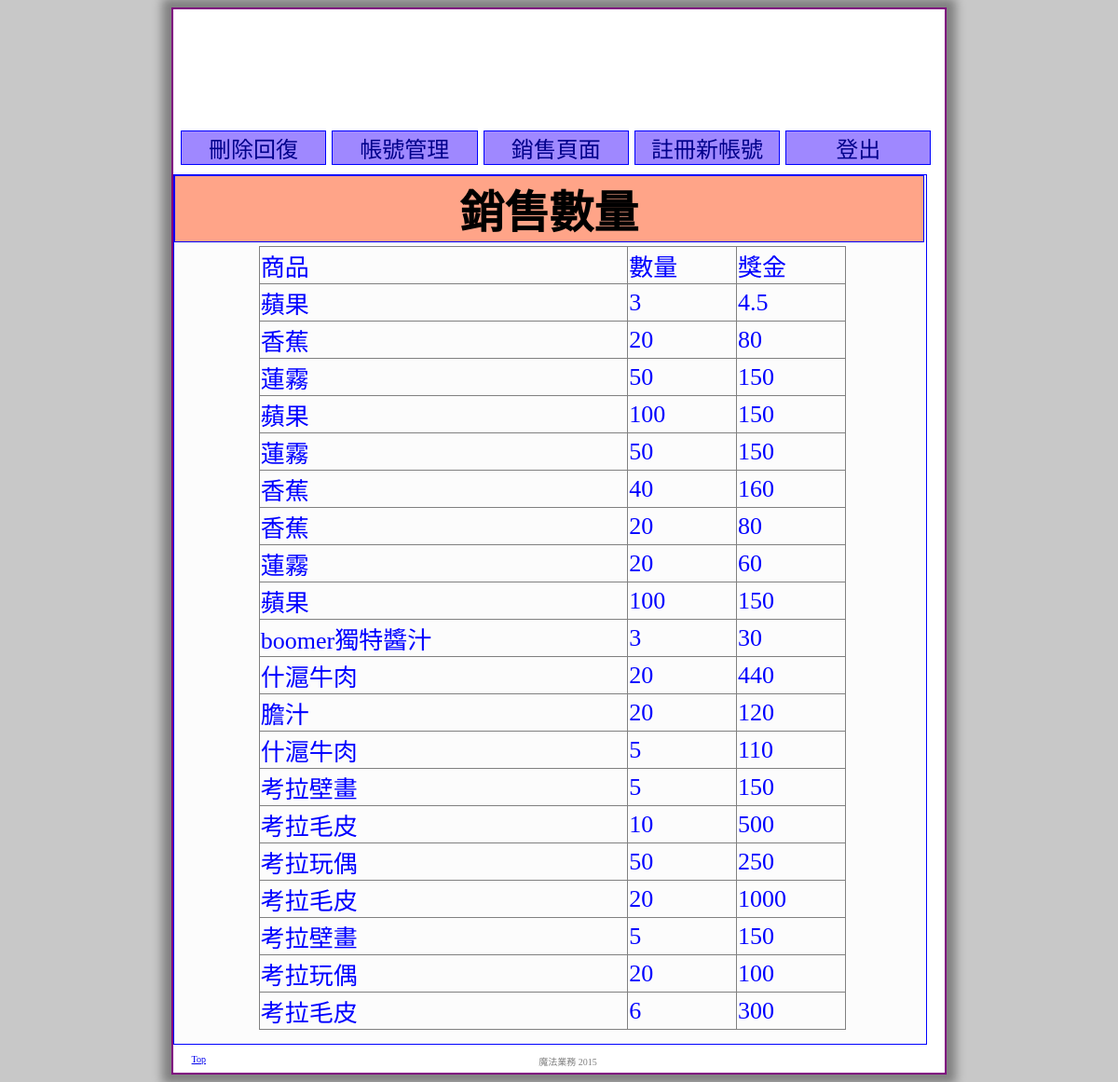
Page /train-6/sales/train-6-orderlist.php (signed in) on the committed database.
### tables this page shows
CREATE TABLE `order` (
  `id` int(11) NOT NULL,
  `item_name` varchar(30) NOT NULL,
  `store_name` varchar(20) NOT NULL,
  `customer_name` varchar(30) NOT NULL,
  `customer_phone` varchar(20) NOT NULL,
  `customer_address` char(50) NOT NULL,
  `num` int(6) NOT NULL,
  `num_money` int(10) NOT NULL,
  `order_date` date NOT NULL
);

### train-6/sales/train-6-orderlist.php (the view, shortened to what this page needs)
<?php
 include "header.php";
 include "../db.php";
 $user = $_SESSION['userInfo']['account'];
 $cus = "SELECT * FROM store WHERE sales_account='$user'";
 $row = mysqli_query($sql,$cus);
?>
<div class="content" align="center">
	<h1 class="mytitle">銷售數量</h1>
  <table class="boomer" >
  <?php
    echo "<tr>";
      echo  "<td>商品</td>";
      echo  "<td>數量</td>";
      echo  "<td>獎金</td>";
    echo "</tr>";
    for($j=1;$j<=mysqli_num_rows($row);$j++){
      $list_row = mysqli_fetch_row($row);
      $sel_all = "SELECT * FROM `order` WHERE store_name = '$list_row[4]'";
      $sel_all_or = mysqli_query($sql,$sel_all);
      for($i=1;$i<=mysqli_num_rows($sel_all_or);$i++){
        $list_or =mysqli_fetch_row($sel_all_or);
        echo "<tr>";
        echo "<td>".$list_or[1]."</td>";
        echo "<td>".$list_or[6]."</td>";
        echo "<td>".$list_or[7]*$list_or[6]*'0.1'."</td>";
        echo "</tr>";
      }
    }
  ?>
  </table>
</div>
<?php
  include "footer.php";
?>

### train-6/sales/header.php (shortened to what this page needs)
<!doctype html>
<html>
<head>
  <link rel="stylesheet" href="../css/style3.css" type="text/css" />
  <link rel="stylesheet" href="../css/style_tables.css" type="text/css" />
</head>
<body>
  <div class="page"><a id="top"></a>
    <header>
    </header>
    <nav >
      <ul>
        <li><a href="./train-6-restore.php">刪除回復</a></li>
		    <li><a href="./train-6-storeuser.php">帳號管理</a></li>
        <li><a href="./train-6-orderlist.php">銷售頁面</a></li>
        <li><a href="./train-6-salesuseradd.php">註冊新帳號</a></li>
        <li><a href="./train-6-salesloginout.php">登出</a></li>
		  </ul>
    </nav>

### train-6/sales/footer.php (shortened to what this page needs)
  <footer>
  <div style="float:left; margin-left: 20px;"><a href="#top">Top</a></div>
    魔法業務 2015
  </footer>
  </div>
  </body>
</html>

### train-6/css/style3.css (style rules this page uses)
body { background-color:rgba(200,200,200,1); font-size:18pt; font-family:'新細明體' , 'MS Outlook'; }
.page { width:70%; border : 2px solid purple; margin-left :auto; margin-right:auto; padding : 0 ; box-shadow : 0px 0px 10px 10px gray ; overflow: auto; background-color:white; min-height:500px; position: relative; }
header { width:98%; margin : 0 auto 0 auto; border : 0px solid blue; padding : 0; min-height:120px; background-image: url('../images/header01.jpg'); border-radius : 60px; }
nav { margin : 0 auto 0 auto; margin-top:10px; margin-bottom:10px; width: 98%; border : 0px solid gray; }
nav > ul { margin : 0 auto 0 auto; padding :0; list-style-type:none; position:relative; margin-top:10px; margin-bottom:10px; margin : 0 auto 0 auto; }
nav > ul > li { display:inline-block; width:19%; text-align:center; border-top:1px solid blue; border-left:1px solid blue; border-right:1px solid blue; border-bottom:1px solid blue; background-color:#9F88FF; transition:background-color 1s; -webkit-transition:background-color 1s; -moz-transition:background-color 1s; margin : 0 auto 0 auto; }
nav a { display:block; text-decoration:none; color:darkblue; }
.content { width:95%; border : 1px solid blue; float : none; margin-bottom:30px; padding: 10px; background-color: rgba(200,200,200,0.05); }
.content h1.mytitle { width:102%; border: 1px solid blue; margin-left:-10px; margin-top:-10px; margin-bottom:-1px; padding-right: 0px; background-color: #FFA488; color:black; }
footer { width:98%; color:gray; font-size:10px; text-align :center; padding: 3px 0 5px 0; bottom:0; position:absolute; }

### train-6/css/style_tables.css (style rules this page uses)
table.boomer { border: 1px solid gray; margin:5px 5px 5px 10px; color:blue; border-collapse: collapse; font-size: 26px; width: 80%; }
table.boomer td , table.boomer th { border: 1px solid gray; }

### rows in the picture
order: item_name "蘋果", num "3", $list_or[7]*$list_or[6]*'0.1' "4.5"
order: item_name "香蕉", num "20", $list_or[7]*$list_or[6]*'0.1' "80"
order: item_name "蓮霧", num "50", $list_or[7]*$list_or[6]*'0.1' "150"
order: item_name "蘋果", num "100", $list_or[7]*$list_or[6]*'0.1' "150"
order: item_name "蓮霧", num "50", $list_or[7]*$list_or[6]*'0.1' "150"
order: item_name "香蕉", num "40", $list_or[7]*$list_or[6]*'0.1' "160"
order: item_name "香蕉", num "20", $list_or[7]*$list_or[6]*'0.1' "80"
order: item_name "蓮霧", num "20", $list_or[7]*$list_or[6]*'0.1' "60"
order: item_name "蘋果", num "100", $list_or[7]*$list_or[6]*'0.1' "150"
order: item_name "boomer獨特醬汁", num "3", $list_or[7]*$list_or[6]*'0.1' "30"
order: item_name "什滬牛肉", num "20", $list_or[7]*$list_or[6]*'0.1' "440"
order: item_name "膽汁", num "20", $list_or[7]*$list_or[6]*'0.1' "120"
order: item_name "什滬牛肉", num "5", $list_or[7]*$list_or[6]*'0.1' "110"
order: item_name "考拉壁畫", num "5", $list_or[7]*$list_or[6]*'0.1' "150"
order: item_name "考拉毛皮", num "10", num_money "500"
order: item_name "考拉玩偶", num "50", $list_or[7]*$list_or[6]*'0.1' "250"
order: item_name "考拉毛皮", num "20", $list_or[7]*$list_or[6]*'0.1' "1000"
order: item_name "考拉壁畫", num "5", $list_or[7]*$list_or[6]*'0.1' "150"
order: item_name "考拉玩偶", num "20", $list_or[7]*$list_or[6]*'0.1' "100"
order: item_name "考拉毛皮", num "6", $list_or[7]*$list_or[6]*'0.1' "300"
